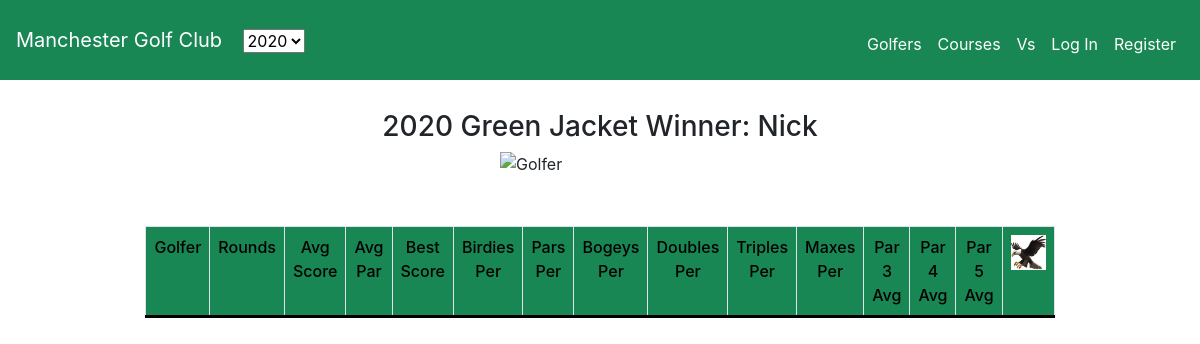
The app's page /2020/, older data.
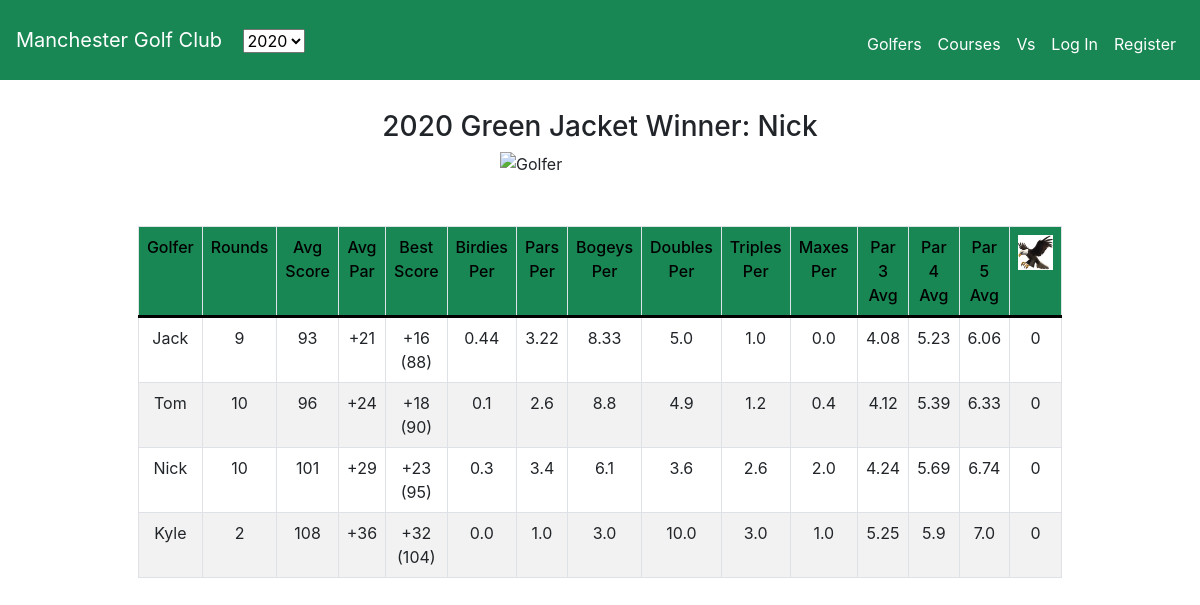
The same page, newer data.
### golf/models.py (models this page shows)
class User(AbstractUser):
    has_rounds = models.BooleanField(default=False)
    def __str__(self):
        return f"{self.first_name}"

### Year2020/views.py (the view)
# urls.py: path("", views.index, name="2020_index"),
def index(request):
    all_golfers = User.objects.filter(has_rounds=True)
    all_stats = []
    for golfer in all_golfers:
        golfers_rounds = Round.objects.filter(golfer=golfer,
                                              date__year=2020).exclude(
            match=0)
        if len(golfers_rounds) > 0:
            stats = get_stats(golfers_rounds)
            all_stats.append(stats)
    def avg_score(golfers_stats):
        return golfers_stats[2]
    all_stats.sort(key=avg_score)
    context = {'all_stats': all_stats}
    return render(request, "2020/index.html", context)

### golf/helpers.py (called while the page is built)
def par_shift(score: int) -> str:
    if score > 0:
        return f"+{score}"
    elif score == 0:
        return "E"
    else:
        return str(score)

### Year2020/templates/2020/index.html (shortened to what this page needs)
{% extends "2020/layout.html" %}
{% load static %}
{% block main %}
<div class="grid">
    <h3>2020 Green Jacket Winner: Nick</h3><img style="width:200px; height:auto;" class="resize"
        alt="Golfer" class="border img-fluid" src="{% static 'golf/nick_green_jacket.jpeg' %}" title="Golfer">
</div>
<div id="content" class="grid container-fluid">
    <table id="stats" class="table table-bordered table-hover standings">
        <thead class="success">
            <tr class="stats-header">
                <td class="stat">Golfer</td>
                <td class="stat">Rounds</td>
                <td class="stat">Avg Score</td>
                <td class="stat">Avg Par</td>
                <td class="stat">Best Score</td>
                <td class="stat">Birdies Per</td>
                <td class="stat">Pars Per</td>
                <td class="stat">Bogeys Per</td>
                <td class="stat">Doubles Per</td>
                <td class="stat">Triples Per</td>
                <td class="stat">Maxes Per</td>
                <td class="stat">Par 3 Avg</td>
                <td class="stat">Par 4 Avg</td>
                <td class="stat">Par 5 Avg</td>
                <td class="stat"><img src="{% static 'golf/eagle.png' %}" alt="eagle" width=35 height=35></td>
            </tr>
        </thead>
        {% for stats in all_stats %}
        <tr class="golfer-row" onclick="window.location='/2020/golfer/{{stats.0}}';">
            {% for stat in stats %}
            <td class="stat">{{ stat }}</td>
            {% endfor %}
        </tr>
        {% endfor %}
    </table>
</div>
{% endblock %}

Row changes from the older to the newer data that the page shows:
now on this page (row edited): User: first_name "Jack"
now on this page (row edited): User: first_name "Tom"
now on this page (row edited): User: first_name "Nick"
now on this page (row edited): User: first_name "Kyle"
Text that changed along with them:
new list line: "9 93 +21 +16 (88) 0.44 3.22 8.33 5.0 1.0 0.0 4.08 5.23 6.06 0"
new list line: "10 96 +24 +18 (90) 0.1 2.6 8.8 4.9 1.2 0.4 4.12 5.39 6.33 0"
new list line: "10 101 +29 +23 (95) 0.3 3.4 6.1 3.6 2.6 2.0 4.24 5.69 6.74 0"
new list line: "2 108 +36 +32 (104) 0.0 1.0 3.0 10.0 3.0 1.0 5.25 5.9 7.0 0"
